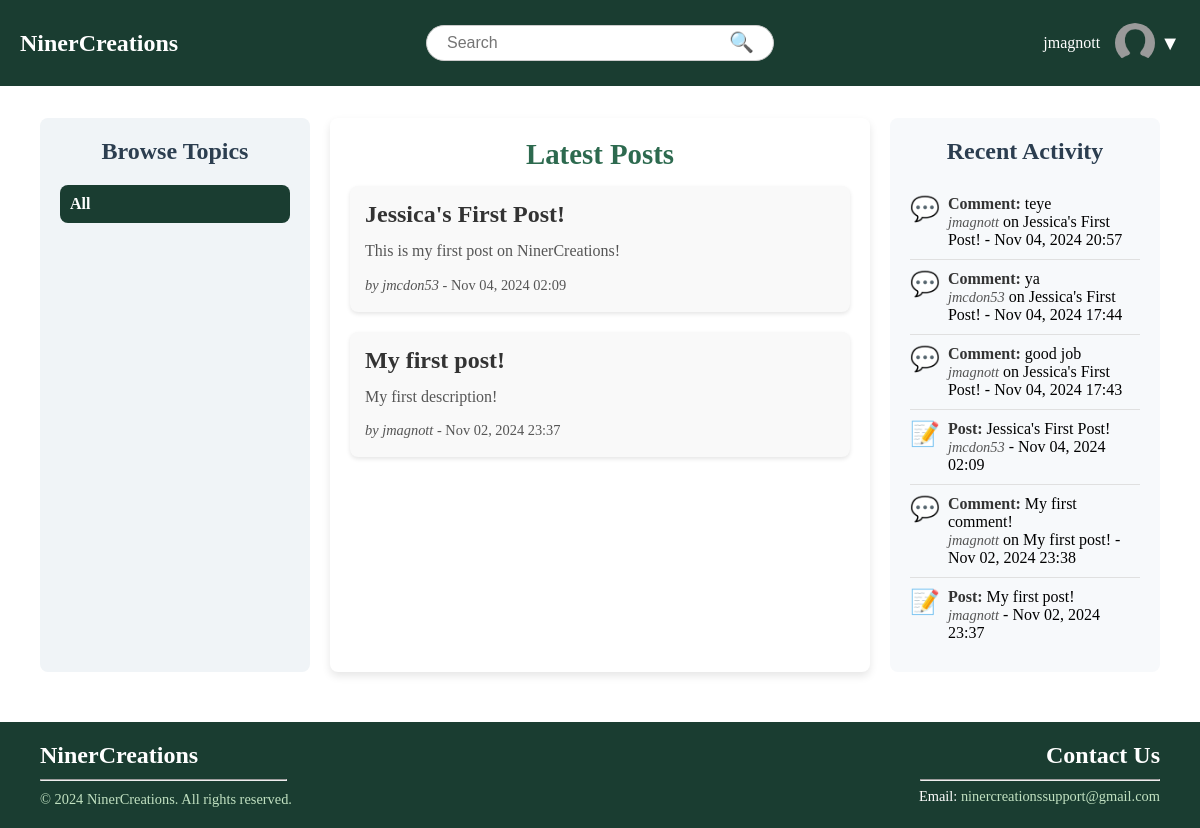
Page / (signed in) on the earlier database version.
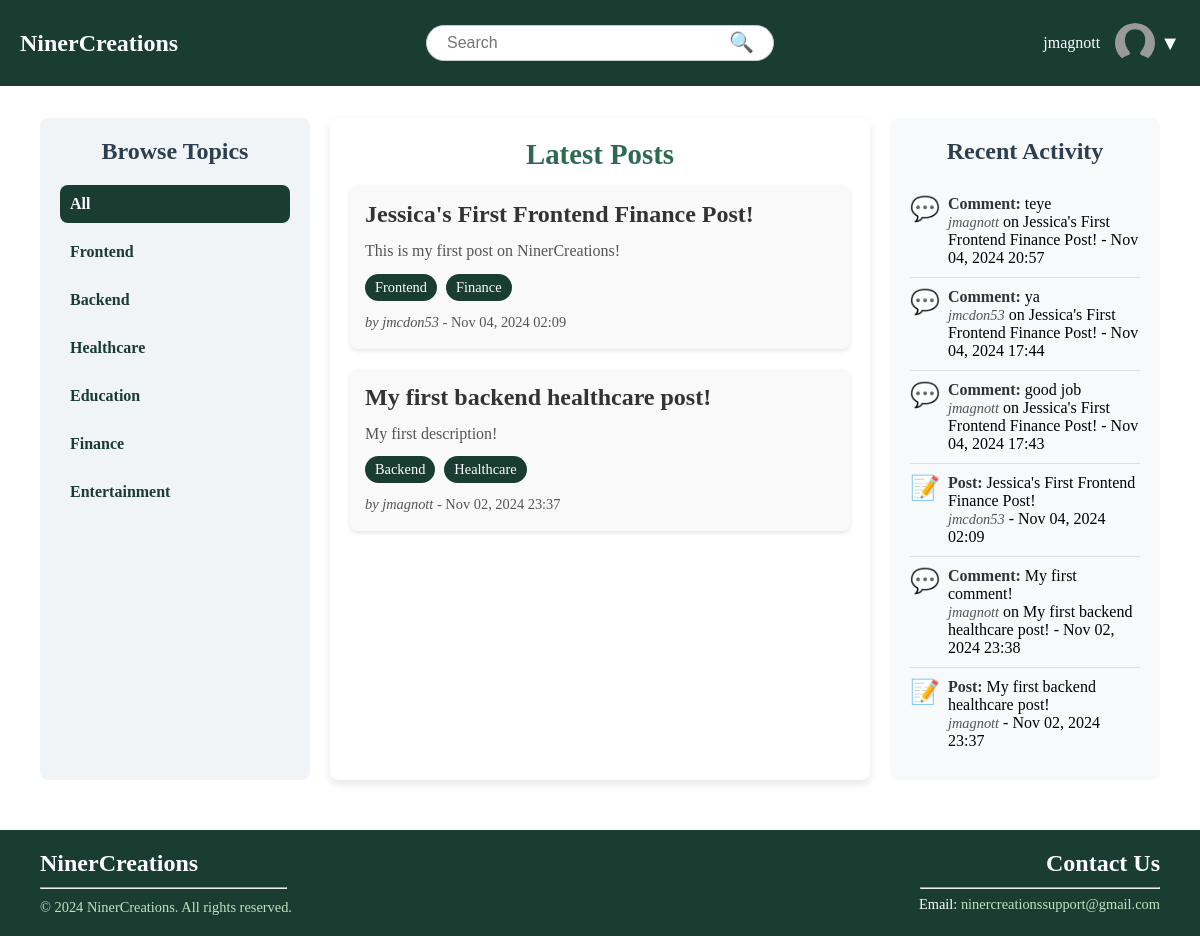
Same page on the later database version.
### NinerCreations/models.py (models this page shows, shortened)
class Post(models.Model):
    author = models.ForeignKey(User, on_delete=models.CASCADE)
    title = models.CharField(max_length=255)
    content = models.TextField()
    created_at = models.DateTimeField(auto_now_add=True)
    topics = models.ManyToManyField(Topic, related_name="posts", blank=True)
    @property
    def activity_type(self):
        return "Post"

class Comment(models.Model):
    post = models.ForeignKey(Post, on_delete=models.CASCADE, related_name="comments")
    author = models.ForeignKey(User, on_delete=models.CASCADE, null=True, blank=True)
    content = models.TextField()
    created_at = models.DateTimeField(auto_now_add=True)
    @property
    def activity_type(self):
        return "Comment"

class Topic(models.Model):
    name = models.CharField(max_length=100, unique=True)

### NinerCreations/views.py (the view)
# urls.py: path('', views.home_view, name='home'),
def home_view(request):
    topic_id = request.GET.get('topic')
    if topic_id:
        try:
            topic_id = int(topic_id)
        except ValueError:
            return render(request, '400.html', status=400)
    posts = Post.objects.filter(topics__id=topic_id).order_by('-created_at') if topic_id else Post.objects.all().order_by('-created_at')
    recent_posts = Post.objects.all().order_by('-created_at')[:10]
    recent_comments = Comment.objects.all().order_by('-created_at')[:10]
    recent_activities = sorted(
        list(recent_posts) + list(recent_comments),
        key=lambda x: x.created_at,
        reverse=True
    )[:10]
    topics = Topic.objects.all()
    return render(request, 'base/home.html', {
        'posts': posts,
        'recent_activities': recent_activities,
        'topics': topics
    })

### NinerCreations/templates/base/home.html
{% extends "base/base.html" %}
{% block content %}
<div class="content-grid">
    <aside class="sidebar-left">
        <h2>Browse Topics</h2>
        <ul>
            <li>
                <a href="{% url 'home' %}" class="{% if not request.GET.topic %}active{% endif %}">All</a>
            </li>
            {% for topic in topics %}
                <li>
                    <a href="{% url 'home' %}?topic={{ topic.id }}" class="{% if request.GET.topic == topic.id|stringformat:"s" %}active{% endif %}">
                        {{ topic.name }}
                    </a>
                </li>
            {% endfor %}
        </ul>
    </aside>
    <main class="main-content">
        <h2>Latest Posts</h2>
        <div class="posts-list">
            {% for post in posts %}
                <a href="{% url 'post_detail' post.id %}" class="post-item-link">
                    <div class="post-item">
                        <h3>{{ post.title }}</h3>
                        <p>{{ post.content|truncatewords:20 }}</p>
                        <div class="post-tags">
                            {% for topic in post.topics.all %}
                                <span class="tag">{{ topic.name }}</span>
                            {% endfor %}
                        </div>
                        <p class="post-meta">
                            <em>by {{ post.author.username }}</em> - {{ post.created_at|date:"M d, Y H:i" }}
                        </p>
                    </div>
                </a>
            {% empty %}
                <p>No posts available.</p>
            {% endfor %}
        </div>
    </main>
    <aside class="sidebar-right">
        <h2>Recent Activity</h2>
        <ul class="recent-activity-list">
            {% for activity in recent_activities %}
                <li class="activity-item">
                    <div class="activity-icon">
                        {% if activity.activity_type == 'Post' %} 📝 {% elif activity.activity_type == 'Comment' %} 💬 {% endif %}
                    </div>
                    <div class="activity-details">
                        <strong>{{ activity.activity_type }}:</strong>
                        {% if activity.activity_type == "Post" %}
                            {{ activity.title }}
                        {% else %}
                            {{ activity.content|truncatewords:10 }}
                        {% endif %}
                        <br>
                        <em>{{ activity.author.username }}</em>
                        {% if activity.activity_type == "Comment" %} on {{ activity.post.title }} {% endif %} - {{ activity.created_at|date:"M d, Y H:i" }}
                    </div>
                </li>
            {% endfor %}
        </ul>
    </aside>
</div>
{% endblock %}

### NinerCreations/templates/base/base.html (shortened to what this page needs)
{% load static %}
<!DOCTYPE html>
<html lang="en">
<head>
    <link rel="stylesheet" type="text/css" href="{% static 'css/styles.css' %}">
</head>
<body>
    <div class="wrapper">
        {% include "base/header.html" %}
        <nav>
            <a href="{% url 'register' %}">Register</a>
            <a href="{% url 'login' %}">Login</a>
        </nav>
        <div class="content">
            {% block content %}
            {% endblock %}
        </div>
        {% include 'base/footer.html' %}
    </div>
</body>
</html>

### NinerCreations/templates/base/header.html (shortened to what this page needs)
{% load static %}
<div class="header">
    <div class="logo">
        <a href="{% url 'home' %}">
            <h1>NinerCreations</h1>
        </a>
    </div>
    <div class="search-bar">
        <form action="{% url 'search' %}" method="get">
            <input type="text" name="q" placeholder="Search" value="{{ request.GET.q|default:'' }}">
            <button type="submit">&#128269;</button>
        </form>
    </div>
    <div class="header-right">
        {% if user.is_authenticated %}
            <span>{{ user.username }}</span>
            <div class="profile-container">
                <div class="profile-picture">
                    <img src="{% static 'images/profile-placeholder.png' %}" alt="Profile Picture">
                </div>
                <div class="dropdown">
                    <button class="dropdown-btn">▼</button>
                </div>
            </div>
        {% else %}
            <a href="{% url 'login' %}" class="login-btn">Login</a>
        {% endif %}
    </div>
</div>

### NinerCreations/templates/base/footer.html
{% load static %}
<div class="footer">
    <div class="footer-content">
        <div class="footer-column">
            <div class="footer-section about">
                <h2>NinerCreations</h2>
            </div>
            <hr style="width: 247px;">
            <div class="footer-bottom">
                <p>&copy; {% now "Y" %} NinerCreations. All rights reserved.</p>
            </div>
        </div>
        <div class="footer-column2">
            <div class="footer-section contact">
                <h2>Contact Us</h2>
                <hr style="width: 240px; margin-left: auto;">
                <p style="padding-top: 7px;">Email: <a href="mailto:ninercreationssupport@gmail.com">ninercreationssupport@gmail.com</a></p>
            </div>
        </div>
    </div>
</div>

Differences in the rows shown:
added Topic: name "Frontend"
added Topic: name "Backend"
added Topic: name "Healthcare"
added Topic: name "Education", shown under "Browse Topics"
added Topic: name "Finance"
added Topic: name "Entertainment", shown under "Browse Topics"
changed Post "This is my first post on NinerCreations!": title "Jessica's First Post!" → "Jessica's First Frontend Finance Post!"
changed Post "My first description!": title "My first post!" → "My first backend healthcare post!"
changed through a linked row, Comment "teye": post "Jessica's First Post!" → "Jessica's First Frontend Finance Post!"
changed through a linked row, Comment "ya": post "Jessica's First Post!" → "Jessica's First Frontend Finance Post!"
changed through a linked row, Comment "good job": post "Jessica's First Post!" → "Jessica's First Frontend Finance Post!"
changed through a linked row, Comment "My first comment!": post "My first post!" → "My first backend healthcare post!"
